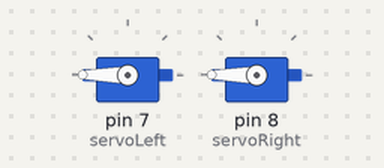
The sketch below on a simulated Arduino Uno, built with avr-gcc and run on an emulated ATmega328P. Parts: 2 × servo.

Above: at 1.05 s.
Timing chart, 0 to 5.6 s (numbered marks = the images above):
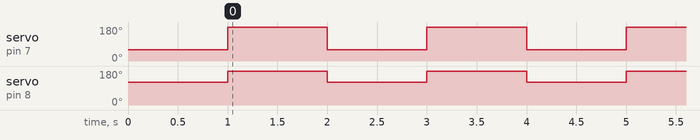

The sketch:

9GDigital.ino
```cpp
#include <Servo.h>
Servo servoLeft;
Servo servoRight;
void setup() {
  // Connect digital pins to servo
 servoLeft.attach(7);
 servoRight.attach(8);
 // Initial position
 servoLeft.write(60);
 servoRight.write(120);
 delay(1000);
}

void loop() {
  // Go to 180°
  servoLeft.write(180);
  servoRight.write(180);
  delay(1000);

  // Back to initial position
 servoLeft.write(60);
 servoRight.write(120);
 delay(1000);

}
```

Measured:
- by itself, servo on pin 7 (servoLeft): alternates 180° for 1.0 s and 60° for 1.0 s
- by itself, servo on pin 8 (servoRight): alternates 180° for 1.0 s and 120° for 1.0 s
